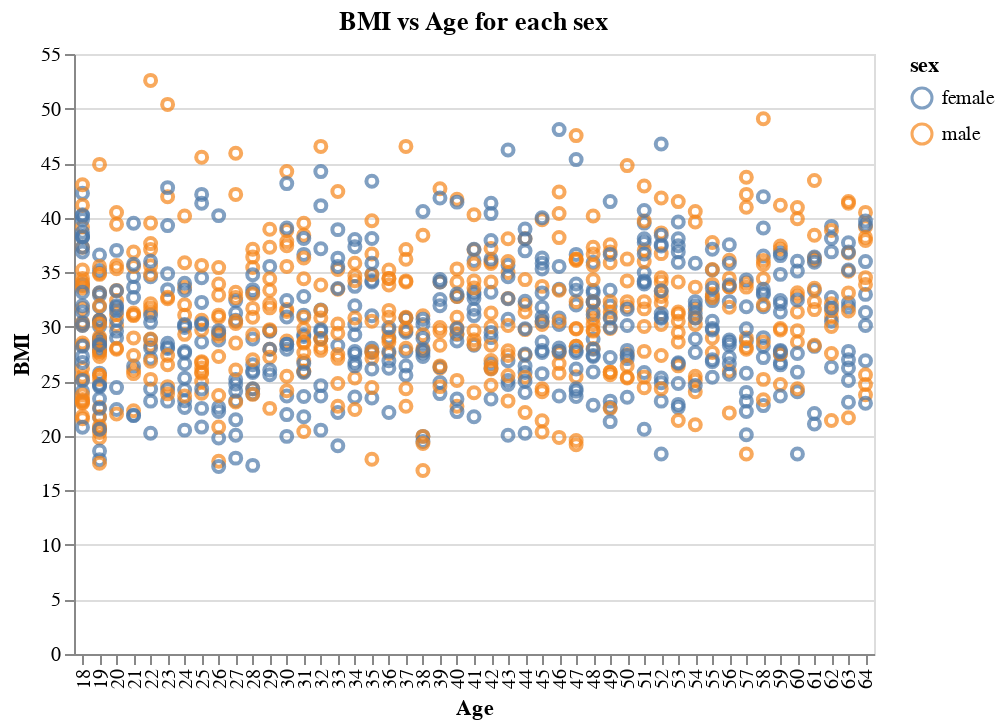

The notebook cell this image was saved under:
### Markdown cell above
**Let's see how BMI is changing with Age for Males and Females**

We are expecting both male and females have usual BMI.

### Code cell
alt.Chart(X_train).mark_point().encode(
    
    alt.X('age:N', title = 'Age'),
    alt.Y('bmi:Q', title = 'BMI'),
    alt.Color('sex:N')
).properties(title='BMI vs Age for each sex')

### Figure 1 — Vega-Lite specification as saved in the notebook (floating-point values rounded to 4 significant figures; data arrays with more than 128 entries replaced by an {"elided": "..."} marker saying what was removed)
{"$schema": "https://vega.github.io/schema/vega-lite/v3.4.0.json", "config": {"mark": {"tooltip": null}, "view": {"height": 300, "width": 400}}, "data": {"name": "data-99beab882dfa49ed1de0dc0ee2c7c9f9"}, "datasets": {"data-99beab882dfa49ed1de0dc0ee2c7c9f9": {"elided": "936 records"}}, "encoding": {"color": {"field": "sex", "type": "nominal"}, "x": {"field": "age", "title": "Age", "type": "nominal"}, "y": {"field": "bmi", "title": "BMI", "type": "quantitative"}}, "mark": "point", "title": "BMI vs Age for each sex"}
